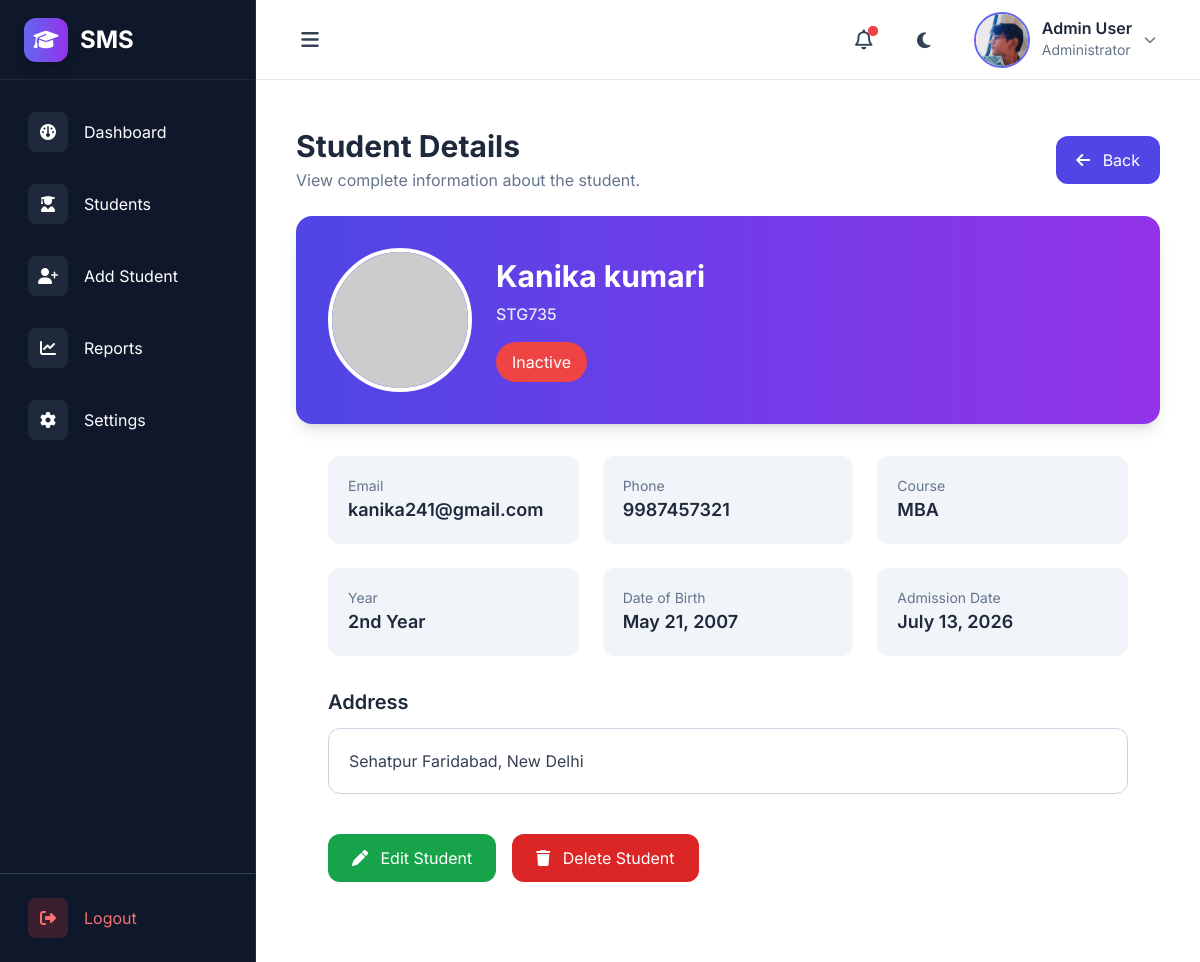
/student/14/, run on the app's committed database.
### MainApp/models.py (models this page shows, shortened)
class Student(models.Model):
    STATUS_CHOICES = [
        ("Active", "Active"),
        ("Inactive", "Inactive"),
    ]
    YEAR_CHOICES = [
        ('1st Year', '1st Year'),
        ('2nd Year', '2nd Year'),
        ('3rd Year', '3rd Year'),
        ('4th Year', '4th Year'),
    ]
    COURSES = [('BCA','BCA'),('B.Tech','B.Tech'),('MCA','MCA'),('BBA','BBA'),('MBA','MBA')]
    name = models.CharField(max_length=100)
    email = models.EmailField()
    student_id = models.CharField(max_length=20, unique=True)
    photo = models.ImageField(upload_to="students/", blank=True, null=True)
    courses = models.CharField(max_length=50, choices=COURSES)
    phone = models.CharField(max_length=10)
    year = models.CharField(
        max_length=20,
        choices=YEAR_CHOICES,
        default="1st Year"
    )
    date_of_birth = models.DateField()
    created_at = models.DateField(auto_now_add=True)
    status = models.CharField(
        max_length=20,
        choices=STATUS_CHOICES,
        default="Active"
    )
    address = models.TextField(blank=True, null=True)

### MainApp/views.py (the view)
# urls.py: path("student/<int:id>/", views.view_student, name="view_student"),
def view_student(request,id):
    student = Student.objects.get(id=id)
    return render(request, "view_student.html", {"student":student})

### MainApp/templates/view_student.html
{% extends 'base.html' %}
{% block content %}
<div class="max-w-6xl mx-auto px-4 py-4">
    <div class="flex items-center justify-between mb-6">
        <div>
            <h1 class="text-3xl font-bold text-slate-800 dark:text-white">
                Student Details
            </h1>
            <p class="text-slate-500 dark:text-slate-400 mt-1">
                View complete information about the student.
            </p>
        </div>
        <a href="{% url 'students' %}"
            class="px-5 py-3 rounded-xl bg-indigo-600 hover:bg-indigo-700 text-white transition">
            <i class="fa-solid fa-arrow-left mr-2"></i>
            Back
        </a>
    </div>
    <div class="bg-white dark:bg-slate-800 rounded-2xl shadow-lg overflow-hidden">
        <div class="bg-gradient-to-r from-indigo-600 to-purple-600 p-8">
            <div class="flex flex-col md:flex-row items-center gap-6">
                {% if student.photo %}
                <img src="{{ student.photo.url }}" class="w-36 h-36 rounded-full border-4 border-white object-cover">
                {% else %}
                <img src="https://ui-avatars.com/api/?name={{ student.name }}"
                    class="w-36 h-36 rounded-full border-4 border-white">
                {% endif %}
                <div class="text-center md:text-left">
                    <h2 class="text-3xl font-bold text-white">
                        {{ student.name }}
                    </h2>
                    <p class="font-sm font-medium text-indigo-100 mt-2">
                        {{ student.student_id }}
                    </p>
                    <span class="inline-block mt-4 px-4 py-2 rounded-full  {% if student.status == 'Active' %}
                    bg-green-500 text-white
                    {% else %}
                    bg-red-500 text-white
                    {% endif %}">
                        {{ student.status }}</span>
                </div>
            </div>
        </div>
    </div>
    <div class="p-8">
        <div class="grid grid-cols-1 md:grid-cols-2 lg:grid-cols-3 gap-6">
            <div class="bg-slate-100 dark:bg-slate-700 p-5 rounded-xl">
                <p class="text-sm text-slate-500">Email</p>
                <h3 class="font-semibold text-lg dark:text-white">
                    {{ student.email }}
                </h3>
            </div>
            <div class="bg-slate-100 dark:bg-slate-700 p-5 rounded-xl">
                <p class="text-sm text-slate-500">Phone</p>
                <h3 class="font-semibold text-lg dark:text-white">
                    {{ student.phone }}
                </h3>
            </div>
            <div class="bg-slate-100 dark:bg-slate-700 p-5 rounded-xl">
                <p class="text-sm text-slate-500">Course</p>
                <h3 class="font-semibold text-lg dark:text-white">
                    {{ student.courses }}
                </h3>
            </div>
            <div class="bg-slate-100 dark:bg-slate-700 p-5 rounded-xl">
                <p class="text-sm text-slate-500">Year</p>
                <h3 class="font-semibold text-lg dark:text-white">
                    {{ student.year }}
                </h3>
            </div>
            <div class="bg-slate-100 dark:bg-slate-700 p-5 rounded-xl">
                <p class="text-sm text-slate-500">Date of Birth</p>
                <h3 class="font-semibold text-lg dark:text-white">
                    {{ student.date_of_birth }}
                </h3>
            </div>
            <div class="bg-slate-100 dark:bg-slate-700 p-5 rounded-xl">
                <p class="text-sm text-slate-500">Admission Date</p>
                <h3 class="font-semibold text-lg dark:text-white">
                    {{ student.created_at }}
                </h3>
            </div>
        </div>
        <div class="mt-8">
            <h3 class="text-xl font-semibold mb-3 dark:text-white ">Address</h3>
            <div class="border border-slate-300 dark:border-slate-600 bg-white dark:bg-slate-700 rounded-xl p-5">
                <p class="text-slate-700 dark:text-white">{{ student.address }}</p>
            </div>
        </div>
        <div class="mt-10 flex gap-4">
            <a href="#"
                class="px-6 py-3 rounded-xl bg-green-600 hover:bg-green-700 text-white">
                <i class="fa-solid fa-pen mr-2"></i>
                Edit Student
            </a>
            <a href="#"
                class="px-6 py-3 rounded-xl bg-red-600 hover:bg-red-700 text-white">
                <i class="fa-solid fa-trash mr-2"></i>
                Delete Student
            </a>
        </div>
    </div>
</div>
{% endblock %}

### MainApp/static/src/style.css (style rules this page uses)
* { transition: background-color 0.4s ease, color 0.4s ease, border-color 0.4s ease, box-shadow 0.4s ease; }
html { scroll-behavior: smooth; }
body { font-family: "Inter", sans-serif; background: #f8fafc; color: #0f172a; }

### data on the page
Student: name "Kanika kumari", student_id "STG735", status "Inactive", email "kanika241@gmail.com", phone "9987457321", courses "MBA", year "2nd Year", date_of_birth "May 21, 2007", created_at "July 13, 2026", address "Sehatpur Faridabad, New Delhi"
